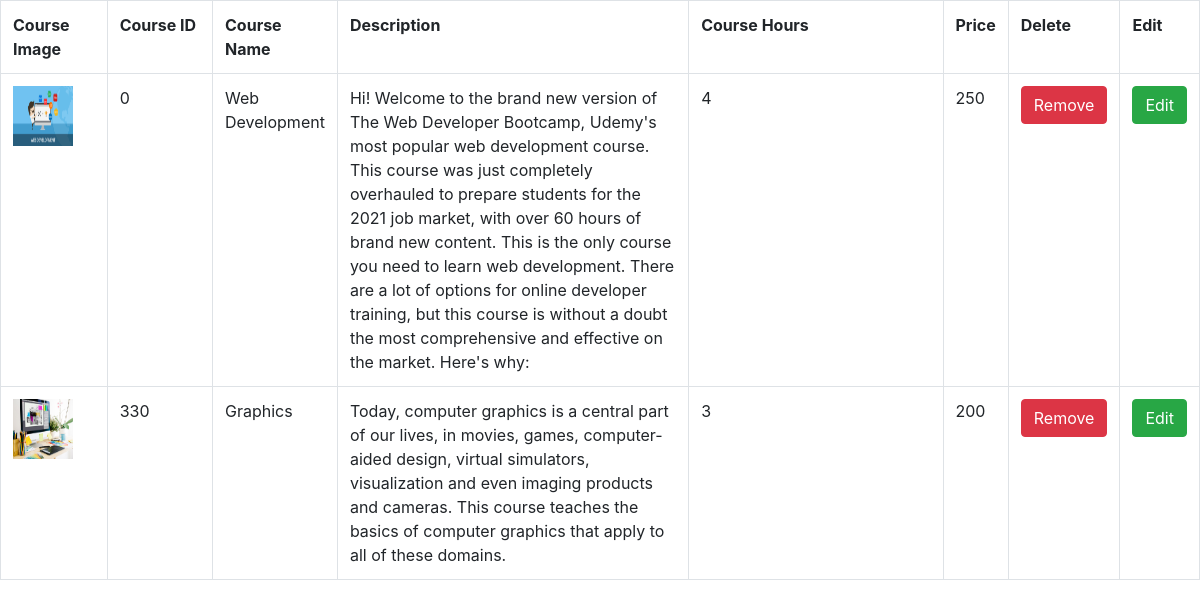
The app's page /selectcourse.php with its own data.
### tables this page shows
CREATE TABLE `course` (
  `id` int(11) NOT NULL,
  `courseId` int(11) NOT NULL,
  `courseName` varchar(128) NOT NULL,
  `courseHours` int(8) NOT NULL,
  `courseInstructor` text NOT NULL,
  `price` varchar(11) NOT NULL,
  `description` text NOT NULL,
  `tinydesc` text NOT NULL,
  `image` varchar(512) NOT NULL
);

### selectcourse.php (the view, shortened to what this page needs)
<!DOCTYPE html>
<html>
<head>
   <link rel="stylesheet" href="https://maxcdn.bootstrapcdn.com/bootstrap/4.3.1/css/bootstrap.min.css">
    <link rel="stylesheet" href="https://cdn.datatables.net/1.10.19/css/dataTables.bootstrap4.min.css">
</head>
<body>
</body>
</html>
<?php
 $connect = mysqli_connect("localhost", "root", "", "mydb");
 $output = '';
 $sql = "SELECT * FROM course ";
 $result = mysqli_query($connect, $sql);
 $output .= '
      <div class="table-responsive">
           <table class="table table-bordered">
                <tr>
                    <th width="10%">Course Image</th>
                     <th width="10%">Course ID</th>
                     <th width="10%">Course Name</th>
                     <th width="40%">Description</th>
                     <th width="40%">Course Hours</th>
                        <th width="40%">Price</th>
                     <th width="10%">Delete</th>
                       <th width="10%">Edit</th>
                </tr>';
 $rows = mysqli_num_rows($result);
 if($rows > 0)
 {
      while($row = mysqli_fetch_array($result))
      {
           $output .= '
                <tr>
              <td class="Pic" data-id5="'.$row["courseId"].'" contenteditable> <img src='.$row["image"].' width="60" height="60"> </td>
                     <td>'.$row["courseId"].'</td>
                     <td class="first_name" data-id1="'.$row["courseId"].'" contenteditable>'.$row["courseName"].'</td>
                     <td class="last_name" data-id2="'.$row["courseId"].'" contenteditable>'.$row["description"].'</td>
<td class="last_name" data-id2="'.$row["courseId"].'" contenteditable>'.$row["courseHours"].'</td>
<td class="last_name" data-id2="'.$row["courseId"].'" contenteditable>'.$row["price"].'</td>
                      <td><button type="button" name="delete_btn" data-id3="'.$row["courseId"].'" class="btn btn-xs btn-danger btn_delete">Remove</button></td>
                       <td><button type="button" name="edit_btn" data-id="'.$row["courseId"].'" class="btn btn-xs btn-success btn_edit">Edit</button></td>
                </tr>
           ';
      }
 }
 $output .= '</table>
      </div>';
 echo $output;
 ?>

### records on screen
course: image (picture), courseId "0", courseName "Web Development", description "Hi! Welcome to the brand new version of The Web Developer Bootcamp, Udemy's most popular web development course. This course was just completely overhauled to prepare students for the 2021 job market, with over 60 hours of brand new content. This is the only course you need to learn web development. There are a lot of options for online developer training, but this course is without a doubt the most comprehensive and effective on the market. Here's why:", courseHours "4", price "250"
course: image (picture), courseId "330", courseName "Graphics", description "Today, computer graphics is a central part of our lives, in movies, games, computer-aided design, virtual simulators, visualization and even imaging products and cameras. This course teaches the basics of computer graphics that apply to all of these domains.", courseHours "3", price "200"
